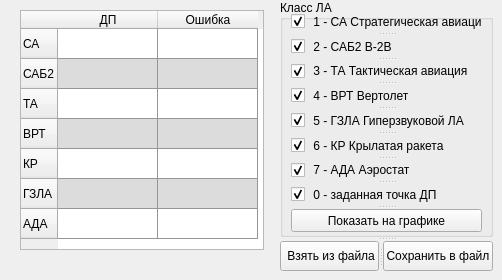
   <widget class="QWidget" name="tab_DP">
    <attribute name="title">
     <string>Дальностный портрет</string>
    </attribute>
    <widget class="QTableWidget" name="tableWidget_DP">
     <property name="geometry">
      <rect>
       <x>20</x>
       <y>10</y>
       <width>244</width>
       <height>240</height>
      </rect>
     </property>
     <property name="styleSheet">
      <string notr="true">alternate-background-color: rgb(220, 220, 220);
gridline-color: rgb(150, 150, 150);</string>
     </property>
     <property name="alternatingRowColors">
      <bool>true</bool>
     </property>
     <property name="rowCount">
      <number>7</number>
     </property>
     <property name="columnCount">
      <number>2</number>
     </property>
     <row>
      <property name="text">
       <string>СА</string>
      </property>
     </row>
     <row>
      <property name="text">
       <string>САБ2</string>
      </property>
     </row>
     <row>
      <property name="text">
       <string>ТА</string>
      </property>
     </row>
     <row>
      <property name="text">
       <string>ВРТ</string>
      </property>
     </row>
     <row>
      <property name="text">
       <string>КР</string>
      </property>
     </row>
     <row>
      <property name="text">
       <string>ГЗЛА</string>
      </property>
     </row>
     <row>
      <property name="text">
       <string>АДА</string>
      </property>
     </row>
     <column>
      <property name="text">
       <string>ДП</string>
      </property>
     </column>
     <column>
      <property name="text">
       <string>Ошибка</string>
      </property>
     </column>
    </widget>
    <widget class="QSplitter" name="splitter_28">
     <property name="geometry">
      <rect>
       <x>280</x>
       <y>0</y>
       <width>213</width>
       <height>271</height>
      </rect>
     </property>
     <property name="orientation">
      <enum>Qt::Vertical</enum>
     </property>
     <widget class="QGroupBox" name="groupBox_6">
      <property name="title">
       <string>Класс ЛА</string>
      </property>
      <widget class="QSplitter" name="splitter_32">
       <property name="geometry">
        <rect>
         <x>11</x>
         <y>11</y>
         <width>191</width>
         <height>221</height>
        </rect>
       </property>
       <property name="orientation">
        <enum>Qt::Vertical</enum>
       </property>
       <widget class="QCheckBox" name="checkBox_SA_DP">
        <property name="text">
         <string> 1 - СА Стратегическая авиация</string>
        </property>
        <property name="checked">
         <bool>true</bool>
        </property>
       </widget>
       <widget class="QCheckBox" name="checkBox_SAB2_DP">
        <property name="text">
         <string> 2 - САБ2 B-2B</string>
        </property>
        <property name="checked">
         <bool>true</bool>
        </property>
       </widget>
       <widget class="QCheckBox" name="checkBox_TA_DP">
        <property name="text">
         <string> 3 - ТА Тактическая авиация</string>
        </property>
        <property name="checked">
         <bool>true</bool>
        </property>
       </widget>
       <widget class="QCheckBox" name="checkBox_VRT_DP">
        <property name="text">
         <string> 4 - ВРТ Вертолет</string>
        </property>
        <property name="checked">
         <bool>true</bool>
        </property>
       </widget>
       <widget class="QCheckBox" name="checkBox_GZLA_DP">
        <property name="text">
         <string> 5 - ГЗЛА Гиперзвуковой ЛА</string>
        </property>
        <property name="checked">
         <bool>true</bool>
        </property>
       </widget>
       <widget class="QCheckBox" name="checkBox_KR_DP">
        <property name="text">
         <string> 6 - КР Крылатая ракета</string>
        </property>
        <property name="checked">
         <bool>true</bool>
        </property>
       </widget>
       <widget class="QCheckBox" name="checkBox_ADA_DP">
        <property name="text">
         <string> 7 - АДА Аэростат</string>
        </property>
        <property name="checked">
         <bool>true</bool>
        </property>
       </widget>
       <widget class="QCheckBox" name="checkBox_mP_DP">
        <property name="text">
         <string> 0 - заданная точка ДП</string>
        </property>
        <property name="checked">
         <bool>true</bool>
        </property>
       </widget>
       <widget class="QPushButton" name="pushButton_DPgra">
        <property name="text">
         <string>Показать на графике</string>
        </property>
       </widget>
      </widget>
     </widget>
     <widget class="QSplitter" name="splitter_14">
      <property name="enabled">
       <bool>true</bool>
      </property>
      <property name="minimumSize">
       <size>
        <width>0</width>
        <height>30</height>
       </size>
      </property>
      <property name="maximumSize">
       <size>
        <width>16777215</width>
        <height>30</height>
       </size>
      </property>
      <property name="orientation">
       <enum>Qt::Horizontal</enum>
      </property>
      <widget class="QPushButton" name="pushButton__DPreadFile">
       <property name="minimumSize">
        <size>
         <width>0</width>
         <height>30</height>
        </size>
       </property>
       <property name="maximumSize">
        <size>
         <width>16777215</width>
         <height>30</height>
        </size>
       </property>
       <property name="text">
        <string> Взять из файла</string>
       </property>
      </widget>
      <widget class="QPushButton" name="pushButton__DPwriteFile">
       <property name="minimumSize">
        <size>
         <width>0</width>
         <height>30</height>
        </size>
       </property>
       <property name="maximumSize">
        <size>
         <width>16777215</width>
         <height>30</height>
        </size>
       </property>
       <property name="text">
        <string>Сохранить в файл</string>
       </property>
      </widget>
     </widget>
    </widget>
   </widget>
